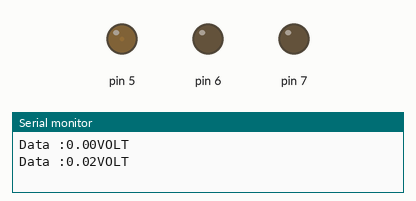
This sketch was run on a simulated Arduino Uno, built with avr-gcc and run on an emulated ATmega328P. Shown: output pins drawn as LEDs (lit = HIGH), the last lines printed to the serial monitor.

Above: at 0.05 s.
At 5.25 s:
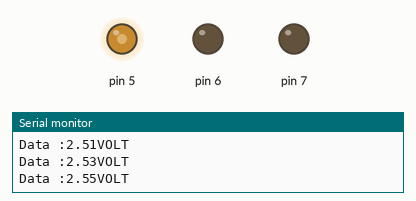
At 8.95 s:
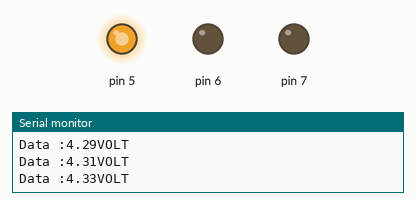
At 17.95 s:
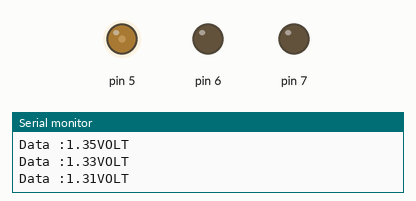
Timing chart, 0 to 26.9 s (numbered marks = the images above):
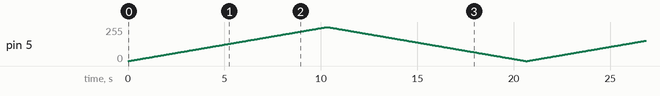

The sketch:

0.PWM.ino
```cpp
void setup() {
  // put your setup code here, to run once:
Serial.begin(9600);
for(float i=5; i<=7; i++){
pinMode(i,OUTPUT);
}
}
void loop() {
  // put your main code here, to run repeatedly:

for(float i=0; i<=255; i++){
 analogWrite(5,i);
 //float hasil=map(i,0,255,0,5);
 float hasil=(5.0/255.0)*i;
 Serial.println("Data :" + String(hasil) + "VOLT");
 delay(40);
}
for(float i=255; i>=0; i--){
 analogWrite(5,i);
 //float hasil=map(i,0,255,0,5);
 float hasil=(5.0/255.0)*i;
 Serial.println("Data :" + String(hasil) + "VOLT");
 delay(40);
}
}
```
